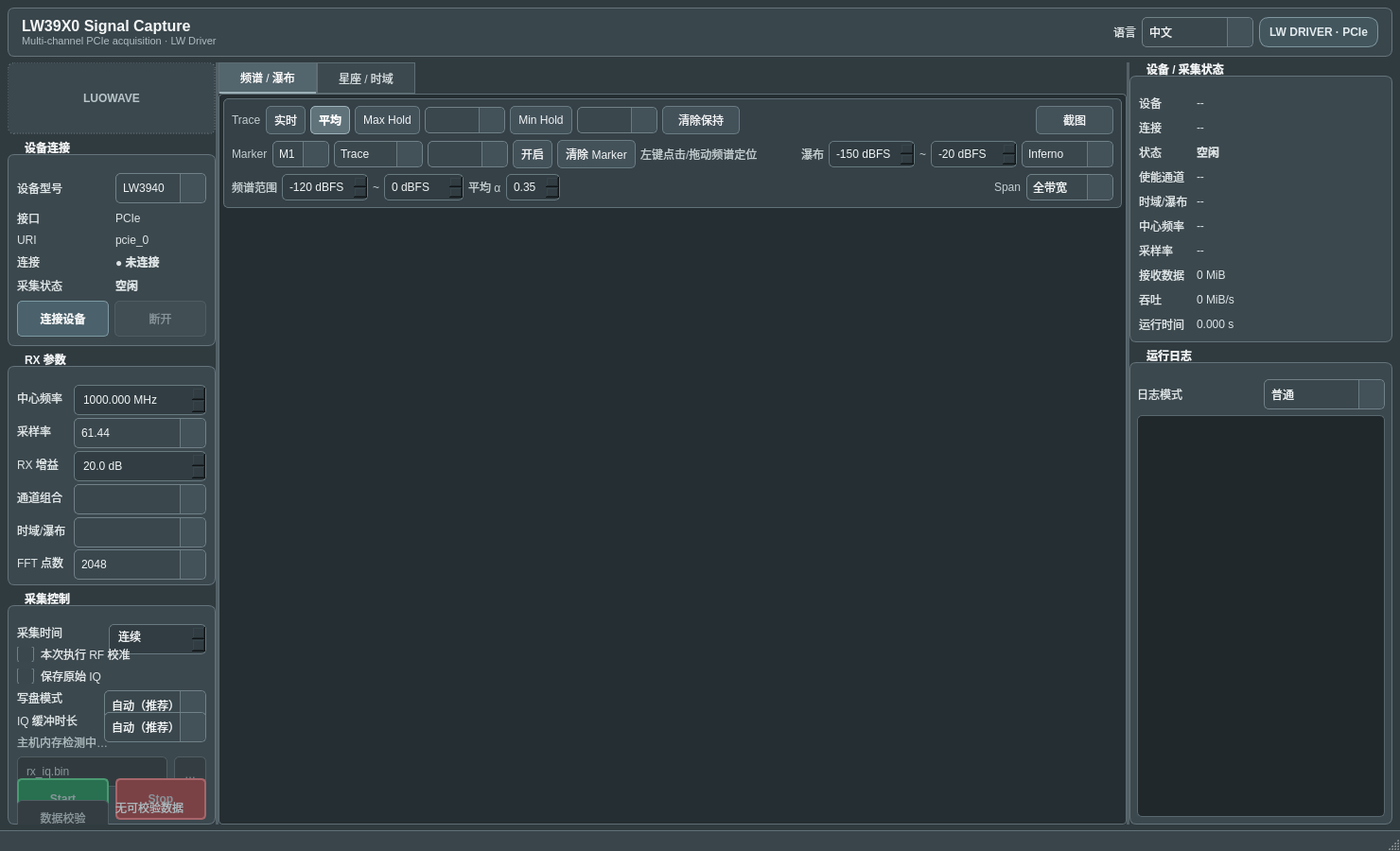
<?xml version="1.0" encoding="UTF-8"?>
<ui version="4.0">
 <class>MainWindow</class>
 <widget class="QMainWindow" name="MainWindow">
  <property name="geometry">
   <rect><x>0</x><y>0</y><width>1480</width><height>900</height></rect>
  </property>
  <property name="minimumSize"><size><width>860</width><height>500</height></size></property>
  <property name="windowTitle"><string>LW39X0 Signal Capture</string></property>
  <property name="styleSheet">
   <string notr="true">QMainWindow, QWidget#centralWidget {
    background:#303B40;
    color:#E7ECEE;
    font:10pt "Microsoft YaHei UI","Noto Sans CJK SC",sans-serif;
}
QFrame#topBar {
    background:#39464C;
    border:1px solid #66757B;
    border-radius:7px;
}
QLabel#appTitleLabel {
    color:#F5F7F7;
    font-size:16px;
    font-weight:700;
}
QLabel#appSubTitleLabel { color:#AEBBC0; font-size:11px; }
QLabel#driverBadgeLabel {
    background:#43565E;
    border:1px solid #7F969F;
    border-radius:10px;
    color:#E2EAED;
    padding:3px 10px;
    font-weight:700;
}
QWidget#leftPanel, QWidget#rightPanel { background:#303B40; }
QGroupBox {
    background:#3B484E;
    border:1px solid #64747A;
    border-radius:7px;
    margin-top:14px;
    padding-top:10px;
    font-weight:600;
}
QGroupBox::title {
    subcontrol-origin:margin;
    subcontrol-position:top left;
    left:10px;
    padding:0 6px;
    color:#F0F3F4;
    background:#303B40;
}
QLabel { color:#DDE4E6; }
QLabel#connectionStatusValueLabel,
QLabel#statusValueLabel,
QLabel#captureStatusInfoValueLabel { font-weight:700; }
QLineEdit, QSpinBox, QDoubleSpinBox {
    background:#313D42;
    border:1px solid #687A80;
    border-radius:5px;
    min-height:28px;
    padding:1px 7px;
    color:#F0F4F5;
    selection-background-color:#647D87;
    selection-color:#FFFFFF;
}
QComboBox {
    background:#3A474D;
    border:1px solid #718188;
    border-radius:5px;
    min-height:28px;
    padding:1px 7px;
    color:#F0F4F5;
    selection-background-color:#60757D;
    selection-color:#FFFFFF;
}
QLineEdit:focus, QComboBox:focus, QSpinBox:focus, QDoubleSpinBox:focus {
    border:1px solid #9AB0B8;
}
QLineEdit:disabled, QComboBox:disabled, QSpinBox:disabled, QDoubleSpinBox:disabled {
    color:#88969B;
    background:#313B3F;
    border-color:#4F5D62;
}
QComboBox::drop-down {
    subcontrol-origin:padding;
    subcontrol-position:top right;
    width:26px;
    background:#435159;
    border-left:1px solid #687A80;
    border-top-right-radius:5px;
    border-bottom-right-radius:5px;
}
QComboBox QAbstractItemView {
    background:#3A474D;
    color:#F0F4F5;
    border:1px solid #708289;
    outline:0;
    selection-background-color:#596D75;
    selection-color:#FFFFFF;
}
QComboBox QAbstractItemView::item:disabled {
    color:#748287;
    background:#354045;
}
QPushButton {
    background:#46545A;
    border:1px solid #718288;
    border-radius:5px;
    min-height:30px;
    padding:3px 10px;
    color:#F0F3F4;
}
QPushButton:hover { background:#53636A; border-color:#91A3AA; }
QPushButton:pressed { background:#39464B; }
QPushButton:disabled { color:#879499; background:#343E42; border-color:#505E63; }
QPushButton#connectDeviceButton { background:#4B626C; border-color:#7E99A3; font-weight:700; }
QPushButton#connectDeviceButton:hover { background:#58737E; border-color:#9AB4BD; }
QPushButton#disconnectDeviceButton { background:#414E53; }
QPushButton#startButton { background:#28704F; border:2px solid #4A9A72; min-height:34px; font-weight:700; }
QPushButton#startButton:hover { background:#31845E; border-color:#65B68B; }
QPushButton#stopButton { background:#7B4246; border:2px solid #A7666B; min-height:34px; font-weight:700; }
QPushButton#stopButton:hover { background:#915056; border-color:#C17A80; }
QCheckBox { color:#E1E6E8; spacing:7px; }
QCheckBox::indicator {
    width:16px;
    height:16px;
    background:#3A474D;
    border:1px solid #718188;
    border-radius:3px;
}
QCheckBox::indicator:hover { border-color:#9AB0B8; background:#435159; }
QCheckBox::indicator:checked {
    background:#6F858E;
    border:2px solid #B5C4C9;
    image:url(:/ui/check_mark.png);
}
QCheckBox::indicator:disabled { background:#343E42; border-color:#505E63; }
QCheckBox::indicator:checked:disabled {
    background:#53636A;
    border:2px solid #879BA3;
    image:url(:/ui/check_mark.png);
}
QPlainTextEdit {
    background:#20282B;
    color:#C9E3D1;
    border:1px solid #59686E;
    border-radius:5px;
    font:9pt "DejaVu Sans Mono","Consolas",monospace;
    padding:4px;
}
QTabWidget::pane { border:1px solid #5E6E74; background:#252E32; border-radius:4px; }
QTabBar::tab { background:#3C494F; color:#D2DADD; padding:8px 22px; border:1px solid #5E6E74; }
QTabBar::tab:selected { background:#53656D; color:#FFFFFF; border-bottom:2px solid #9CB0B7; }
QSplitter::handle { background:#536167; }
QStatusBar { background:#39454A; color:#E5E9EA; border-top:1px solid #627178; }
QStatusBar::item { border:0px; }
QStatusBar QLabel { padding:0px 10px; color:#C2CCCF; }
QFrame#spectrumToolFrame {
    background:#354147;
    border:1px solid #607177;
    border-radius:5px;
}
QFrame#spectrumToolFrame QLabel { color:#C2CDD0; font-size:9pt; }
QFrame#spectrumToolFrame QPushButton {
    min-height:26px;
    padding:1px 8px;
    background:#435159;
    border:1px solid #6A7C83;
}
QFrame#spectrumToolFrame QPushButton:checked {
    background:#60737B;
    border-color:#9EB2BA;
    color:#FFFFFF;
    font-weight:700;
}
QPushButton#maxHoldButton:checked {
    background:#655238;
    border-color:#C99D58;
    color:#F0D3A4;
}
QPushButton#minHoldButton:checked {
    background:#5A485F;
    border-color:#AA83B2;
    color:#E1CBE5;
}
QPushButton#markerEnableButton:checked {
    background:#395F50;
    border-color:#70A58D;
    color:#D1E8DE;
}
QFrame#spectrumToolFrame QPushButton#clearHoldButton,
QFrame#spectrumToolFrame QPushButton#screenshotButton { min-width:64px; }
QFrame#spectrumToolFrame QDoubleSpinBox {
    min-height:26px;
    max-width:96px;
    padding:0px 5px;
}
QFrame#spectrumToolFrame QComboBox {
    min-height:26px;
    padding:0px 6px;
}
QLabel#markerHintLabel { color:#99A8AD; font-size:8pt; }
QToolTip { background:#2D383C; color:#F0F4F5; border:1px solid #708289; }
   </string>
  </property>
  <widget class="QWidget" name="centralWidget">
   <layout class="QVBoxLayout" name="centralLayout">
    <property name="spacing"><number>6</number></property>
    <property name="leftMargin"><number>8</number></property>
    <property name="topMargin"><number>8</number></property>
    <property name="rightMargin"><number>8</number></property>
    <property name="bottomMargin"><number>6</number></property>
    <item>
     <widget class="QFrame" name="topBar">
      <property name="minimumSize"><size><width>0</width><height>52</height></size></property>
      <property name="maximumSize"><size><width>16777215</width><height>52</height></size></property>
      <layout class="QHBoxLayout" name="topBarLayout">
       <property name="leftMargin"><number>14</number></property>
       <property name="rightMargin"><number>14</number></property>
       <item>
        <layout class="QVBoxLayout" name="titleLayout">
         <property name="spacing"><number>0</number></property>
         <item><widget class="QLabel" name="appTitleLabel"><property name="text"><string>LW39X0 Signal Capture</string></property></widget></item>
         <item><widget class="QLabel" name="appSubTitleLabel"><property name="text"><string>Multi-channel PCIe acquisition · LW Driver</string></property></widget></item>
        </layout>
       </item>
       <item><spacer name="topBarSpacer"><property name="orientation"><enum>Qt::Horizontal</enum></property><property name="sizeHint" stdset="0"><size><width>40</width><height>20</height></size></property></spacer></item>
       <item><widget class="QLabel" name="languageLabel"><property name="text"><string>语言</string></property></widget></item>
       <item><widget class="QComboBox" name="languageComboBox">
        <property name="minimumSize"><size><width>118</width><height>0</height></size></property>
        <property name="maximumSize"><size><width>150</width><height>16777215</height></size></property>
        <item><property name="text"><string>中文</string></property></item>
        <item><property name="text"><string>English</string></property></item>
        <item><property name="text"><string>Русский</string></property></item>
       </widget></item>
       <item><widget class="QLabel" name="driverBadgeLabel"><property name="text"><string>LW DRIVER · PCIe</string></property><property name="alignment"><set>Qt::AlignCenter</set></property></widget></item>
      </layout>
     </widget>
    </item>
    <item>
     <widget class="QSplitter" name="mainSplitter">
      <property name="orientation"><enum>Qt::Horizontal</enum></property>
      <property name="handleWidth"><number>3</number></property>
      <widget class="QWidget" name="leftPanel">
       <property name="minimumSize"><size><width>220</width><height>0</height></size></property>
       <property name="maximumSize"><size><width>380</width><height>16777215</height></size></property>
       <layout class="QVBoxLayout" name="leftLayout">
        <property name="spacing"><number>7</number></property>
        <property name="leftMargin"><number>0</number></property>
        <property name="topMargin"><number>0</number></property>
        <property name="rightMargin"><number>0</number></property>
        <property name="bottomMargin"><number>0</number></property>
        <item>
         <widget class="QLabel" name="companyLogoLabel">
          <property name="minimumSize"><size><width>0</width><height>76</height></size></property>
          <property name="maximumSize"><size><width>16777215</width><height>76</height></size></property>
          <property name="styleSheet"><string notr="true">background:#3B484E;border:1px dashed #64747A;border-radius:7px;color:#B9C5C9;font-weight:700;</string></property>
          <property name="text"><string>LUOWAVE</string></property>
          <property name="alignment"><set>Qt::AlignCenter</set></property>
         </widget>
        </item>
        <item>
         <widget class="QGroupBox" name="deviceGroupBox">
          <property name="title"><string>设备连接</string></property>
          <layout class="QGridLayout" name="deviceGrid">
           <property name="horizontalSpacing"><number>8</number></property>
           <property name="verticalSpacing"><number>7</number></property>
           <item row="0" column="0"><widget class="QLabel" name="modelLabel"><property name="text"><string>设备型号</string></property></widget></item>
           <item row="0" column="1"><widget class="QComboBox" name="modelComboBox"><property name="currentIndex"><number>1</number></property><item><property name="text"><string>LW3920</string></property></item><item><property name="text"><string>LW3940</string></property></item><item><property name="text"><string>LW3980</string></property></item></widget></item>
           <item row="1" column="0"><widget class="QLabel" name="interfaceLabel"><property name="text"><string>接口</string></property></widget></item>
           <item row="1" column="1"><widget class="QLabel" name="interfaceValueLabel"><property name="text"><string>PCIe</string></property></widget></item>
           <item row="2" column="0"><widget class="QLabel" name="uriLabel"><property name="text"><string>URI</string></property></widget></item>
           <item row="2" column="1"><widget class="QLabel" name="uriValueLabel"><property name="text"><string>pcie_0</string></property></widget></item>
           <item row="3" column="0"><widget class="QLabel" name="connectionLabel"><property name="text"><string>连接</string></property></widget></item>
           <item row="3" column="1"><widget class="QLabel" name="connectionStatusValueLabel"><property name="text"><string>● 未连接</string></property></widget></item>
           <item row="4" column="0"><widget class="QLabel" name="statusLabel"><property name="text"><string>采集状态</string></property></widget></item>
           <item row="4" column="1"><widget class="QLabel" name="statusValueLabel"><property name="text"><string>空闲</string></property></widget></item>
           <item row="5" column="0" colspan="2">
            <layout class="QHBoxLayout" name="deviceButtonsLayout">
             <property name="spacing"><number>6</number></property>
             <item><widget class="QPushButton" name="connectDeviceButton"><property name="text"><string>连接设备</string></property><property name="toolTip"><string>选择当前设备型号并进入就绪状态；为避免额外 make/destroy 影响 PCIe 状态，真正的 Driver context 在 Start 时创建。</string></property></widget></item>
             <item><widget class="QPushButton" name="disconnectDeviceButton"><property name="enabled"><bool>false</bool></property><property name="text"><string>断开</string></property></widget></item>
            </layout>
           </item>
          </layout>
         </widget>
        </item>
        <item>
         <widget class="QGroupBox" name="rxGroupBox">
          <property name="title"><string>RX 参数</string></property>
          <layout class="QFormLayout" name="rxForm">
           <property name="horizontalSpacing"><number>8</number></property>
           <property name="verticalSpacing"><number>7</number></property>
           <item row="0" column="0"><widget class="QLabel" name="freqLabel"><property name="text"><string>中心频率</string></property></widget></item>
           <item row="0" column="1"><widget class="QDoubleSpinBox" name="centerFrequencySpinBox"><property name="decimals"><number>3</number></property><property name="minimum"><double>60.000000000000000</double></property><property name="maximum"><double>6000.000000000000000</double></property><property name="value"><double>1000.000000000000000</double></property><property name="suffix"><string> MHz</string></property></widget></item>
           <item row="1" column="0"><widget class="QLabel" name="rateLabel"><property name="text"><string>采样率</string></property></widget></item>
           <item row="1" column="1"><widget class="QComboBox" name="sampleRateComboBox"><property name="currentIndex"><number>2</number></property><item><property name="text"><string>245.76</string></property></item><item><property name="text"><string>122.88</string></property></item><item><property name="text"><string>61.44</string></property></item><item><property name="text"><string>30.72</string></property></item><item><property name="text"><string>15.36</string></property></item><item><property name="text"><string>7.68</string></property></item><item><property name="text"><string>3.84</string></property></item><item><property name="text"><string>1.92</string></property></item><item><property name="text"><string>0.96</string></property></item></widget></item>
           <item row="2" column="0"><widget class="QLabel" name="gainLabel"><property name="text"><string>RX 增益</string></property></widget></item>
           <item row="2" column="1"><widget class="QDoubleSpinBox" name="gainSpinBox"><property name="decimals"><number>1</number></property><property name="maximum"><double>54.000000000000000</double></property><property name="value"><double>20.000000000000000</double></property><property name="suffix"><string> dB</string></property></widget></item>
           <item row="3" column="0"><widget class="QLabel" name="channelsLabel"><property name="text"><string>通道组合</string></property></widget></item>
           <item row="3" column="1"><widget class="QComboBox" name="channelModeComboBox"/></item>
           <item row="4" column="0"><widget class="QLabel" name="displayLabel"><property name="text"><string>时域/瀑布</string></property><property name="toolTip"><string>频谱始终同时显示全部使能通道；此处只选择时域和瀑布显示通道。</string></property></widget></item>
           <item row="4" column="1"><widget class="QComboBox" name="displayChannelComboBox"><property name="toolTip"><string>频谱始终同时显示全部使能通道；此处只选择时域和瀑布显示通道。</string></property></widget></item>
           <item row="5" column="0"><widget class="QLabel" name="fftLabel"><property name="text"><string>FFT 点数</string></property></widget></item>
           <item row="5" column="1"><widget class="QComboBox" name="fftSizeComboBox"><property name="currentIndex"><number>1</number></property><item><property name="text"><string>1024</string></property></item><item><property name="text"><string>2048</string></property></item></widget></item>
          </layout>
         </widget>
        </item>
        <item>
         <widget class="QGroupBox" name="captureGroupBox">
          <property name="title"><string>采集控制</string></property>
          <layout class="QVBoxLayout" name="captureLayout">
           <property name="spacing"><number>7</number></property>
           <item>
            <layout class="QHBoxLayout" name="captureDurationLayout">
             <property name="spacing"><number>6</number></property>
             <item><widget class="QLabel" name="captureDurationLabel"><property name="text"><string>采集时间</string></property><property name="toolTip"><string>0 表示连续采集；设置为正数后，从 RX 真正启动成功开始计时，到时自动安全停止。</string></property></widget></item>
             <item><widget class="QDoubleSpinBox" name="captureDurationSpinBox">
              <property name="toolTip"><string>0 = 连续采集；正数 = 定时采集。定时结束时自动执行安全停止、设备释放和 IQ 缓存收尾。</string></property>
              <property name="decimals"><number>3</number></property>
              <property name="minimum"><double>0.000000000000000</double></property>
              <property name="maximum"><double>86400.000000000000000</double></property>
              <property name="singleStep"><double>1.000000000000000</double></property>
              <property name="value"><double>0.000000000000000</double></property>
              <property name="specialValueText"><string>连续</string></property>
              <property name="suffix"><string> s</string></property>
             </widget></item>
            </layout>
           </item>
           <item><widget class="QCheckBox" name="calibrationCheckBox"><property name="text"><string>本次执行 RF 校准</string></property><property name="toolTip"><string>仅在本次 Start 前对已使能 Zone 执行校准。校准可能耗时较长；不需要时保持关闭。</string></property></widget></item>
           <item><widget class="QCheckBox" name="saveIqCheckBox"><property name="text"><string>保存原始 IQ</string></property><property name="toolTip"><string>勾选后保存连续原始复数 int16 IQ；采集中保持勾选状态以明确显示保存已启用。</string></property></widget></item>
           <item>
            <layout class="QHBoxLayout" name="storageModeLayout">
             <property name="spacing"><number>6</number></property>
             <item><widget class="QLabel" name="storageModeLabel"><property name="text"><string>写盘模式</string></property></widget></item>
             <item><widget class="QComboBox" name="storageModeComboBox"><property name="toolTip"><string>自动模式优先使用与官方 recv_demo 更接近的 buffered 顺序写入；Direct I/O 仅建议在已验证磁盘上使用。</string></property>
              <item><property name="text"><string>自动（推荐）</string></property></item>
              <item><property name="text"><string>Buffered</string></property></item>
              <item><property name="text"><string>Direct I/O</string></property></item>
             </widget></item>
            </layout>
           </item>
           <item>
            <layout class="QHBoxLayout" name="iqBufferLayout">
             <property name="spacing"><number>6</number></property>
             <item><widget class="QLabel" name="iqBufferLabel"><property name="text"><string>IQ 缓冲时长</string></property></widget></item>
             <item><widget class="QComboBox" name="iqBufferComboBox"><property name="toolTip"><string>用于吸收短时存储抖动的应用层 RAM 缓存。按时间选择，实际字节数由当前通道数和采样率计算。</string></property>
              <item><property name="text"><string>自动（推荐）</string></property></item>
              <item><property name="text"><string>0.25 s</string></property></item>
              <item><property name="text"><string>0.50 s</string></property></item>
              <item><property name="text"><string>1.00 s</string></property></item>
              <item><property name="text"><string>2.00 s</string></property></item>
             </widget></item>
            </layout>
           </item>
           <item><widget class="QLabel" name="iqBufferStatusLabel"><property name="text"><string>主机内存检测中…</string></property><property name="wordWrap"><bool>true</bool></property><property name="styleSheet"><string notr="true">color:#AAB8BC;font-size:9pt;</string></property></widget></item>
           <item>
            <layout class="QHBoxLayout" name="fileLayout">
             <item><widget class="QLineEdit" name="filePathEdit"><property name="enabled"><bool>false</bool></property><property name="text"><string>rx_iq.bin</string></property></widget></item>
             <item><widget class="QPushButton" name="browseButton"><property name="enabled"><bool>false</bool></property><property name="text"><string>…</string></property><property name="maximumSize"><size><width>38</width><height>16777215</height></size></property></widget></item>
            </layout>
           </item>
           <item>
            <layout class="QHBoxLayout" name="buttonsLayout">
             <property name="spacing"><number>7</number></property>
             <item><widget class="QPushButton" name="startButton"><property name="enabled"><bool>false</bool></property><property name="text"><string>Start</string></property></widget></item>
             <item><widget class="QPushButton" name="stopButton"><property name="enabled"><bool>false</bool></property><property name="text"><string>Stop</string></property></widget></item>
            </layout>
           </item>
           <item>
            <layout class="QHBoxLayout" name="validationLayout">
             <property name="spacing"><number>7</number></property>
             <item><widget class="QPushButton" name="validateDataButton"><property name="enabled"><bool>false</bool></property><property name="text"><string>数据校验</string></property><property name="toolTip"><string>停止采集后，对上一次保存的 IQ 文件进行离线校验。采集中不可用。</string></property></widget></item>
             <item><widget class="QLabel" name="validationStatusLabel"><property name="text"><string>无可校验数据</string></property><property name="wordWrap"><bool>true</bool></property><property name="styleSheet"><string notr="true">color:#AAB8BC;font-size:9pt;</string></property></widget></item>
            </layout>
           </item>
          </layout>
         </widget>
        </item>
        <item><spacer name="leftSpacer"><property name="orientation"><enum>Qt::Vertical</enum></property><property name="sizeHint" stdset="0"><size><width>20</width><height>40</height></size></property></spacer></item>
       </layout>
      </widget>
      <widget class="QWidget" name="centerPanel">
       <property name="minimumSize"><size><width>360</width><height>0</height></size></property>
       <layout class="QVBoxLayout" name="centerLayout">
        <property name="leftMargin"><number>0</number></property><property name="topMargin"><number>0</number></property><property name="rightMargin"><number>0</number></property><property name="bottomMargin"><number>0</number></property>
        <item>
         <widget class="QTabWidget" name="displayTabs">
          <property name="currentIndex"><number>0</number></property>
          <widget class="QWidget" name="spectrumTab">
           <attribute name="title"><string>频谱 / 瀑布</string></attribute>
           <layout class="QVBoxLayout" name="spectrumTabLayout">
            <property name="spacing"><number>3</number></property><property name="leftMargin"><number>4</number></property><property name="topMargin"><number>4</number></property><property name="rightMargin"><number>4</number></property><property name="bottomMargin"><number>4</number></property>
            <item>
             <widget class="QFrame" name="spectrumToolFrame">
              <property name="minimumSize"><size><width>0</width><height>116</height></size></property>
              <property name="maximumSize"><size><width>16777215</width><height>116</height></size></property>
              <property name="frameShape"><enum>QFrame::NoFrame</enum></property>
              <layout class="QVBoxLayout" name="spectrumToolLayout">
               <property name="spacing"><number>3</number></property>
               <property name="leftMargin"><number>8</number></property>
               <property name="topMargin"><number>4</number></property>
               <property name="rightMargin"><number>8</number></property>
               <property name="bottomMargin"><number>4</number></property>
               <item>
                <layout class="QHBoxLayout" name="traceRowLayout">
                 <property name="spacing"><number>5</number></property>
                 <item><widget class="QLabel" name="traceModeLabel"><property name="text"><string>Trace</string></property></widget></item>
                 <item><widget class="QPushButton" name="realTimeButton"><property name="text"><string>实时</string></property><property name="checkable"><bool>true</bool></property></widget></item>
                 <item><widget class="QPushButton" name="averageButton"><property name="text"><string>平均</string></property><property name="checkable"><bool>true</bool></property><property name="checked"><bool>true</bool></property></widget></item>
                 <item><widget class="QPushButton" name="maxHoldButton"><property name="text"><string>Max Hold</string></property><property name="checkable"><bool>true</bool></property></widget></item>
                 <item><widget class="QComboBox" name="maxHoldChannelComboBox"><property name="minimumSize"><size><width>62</width><height>0</height></size></property></widget></item>
                 <item><widget class="QPushButton" name="minHoldButton"><property name="text"><string>Min Hold</string></property><property name="checkable"><bool>true</bool></property></widget></item>
                 <item><widget class="QComboBox" name="minHoldChannelComboBox"><property name="minimumSize"><size><width>62</width><height>0</height></size></property></widget></item>
                 <item><widget class="QPushButton" name="clearHoldButton"><property name="text"><string>清除保持</string></property></widget></item>
                 <item><spacer name="traceRowSpacer"><property name="orientation"><enum>Qt::Horizontal</enum></property><property name="sizeHint" stdset="0"><size><width>20</width><height>20</height></size></property></spacer></item>
                 <item><widget class="QPushButton" name="screenshotButton"><property name="text"><string>截图</string></property></widget></item>
                </layout>
               </item>
               <item>
                <layout class="QHBoxLayout" name="markerWaterfallRowLayout">
                 <property name="spacing"><number>5</number></property>
                 <item><widget class="QLabel" name="markerLabel"><property name="text"><string>Marker</string></property></widget></item>
                 <item><widget class="QComboBox" name="markerNumberComboBox"><property name="minimumSize"><size><width>58</width><height>0</height></size></property><item><property name="text"><string>M1</string></property></item><item><property name="text"><string>M2</string></property></item><item><property name="text"><string>M3</string></property></item><item><property name="text"><string>M4</string></property></item></widget></item>
                 <item><widget class="QComboBox" name="markerSourceComboBox"><property name="minimumSize"><size><width>86</width><height>0</height></size></property><item><property name="text"><string>Trace</string></property></item><item><property name="text"><string>Max Hold</string></property></item><item><property name="text"><string>Min Hold</string></property></item></widget></item>
                 <item><widget class="QComboBox" name="markerChannelComboBox"><property name="minimumSize"><size><width>62</width><height>0</height></size></property></widget></item>
                 <item><widget class="QPushButton" name="markerEnableButton"><property name="text"><string>开启</string></property><property name="checkable"><bool>true</bool></property></widget></item>
                 <item><widget class="QPushButton" name="clearMarkersButton"><property name="text"><string>清除 Marker</string></property></widget></item>
                 <item><widget class="QLabel" name="markerHintLabel"><property name="text"><string>左键点击/拖动频谱定位</string></property></widget></item>
                 <item><spacer name="markerRowSpacer"><property name="orientation"><enum>Qt::Horizontal</enum></property><property name="sizeHint" stdset="0"><size><width>20</width><height>20</height></size></property></spacer></item>
                 <item><widget class="QLabel" name="waterfallDbfsLabel"><property name="text"><string>瀑布</string></property></widget></item>
                 <item><widget class="QDoubleSpinBox" name="waterfallFloorSpinBox"><property name="minimum"><double>-180.000000000000000</double></property><property name="maximum"><double>-20.000000000000000</double></property><property name="singleStep"><double>5.000000000000000</double></property><property name="decimals"><number>0</number></property><property name="value"><double>-150.000000000000000</double></property><property name="suffix"><string> dBFS</string></property></widget></item>
                 <item><widget class="QLabel" name="waterfallRangeSeparatorLabel"><property name="text"><string>~</string></property><property name="alignment"><set>Qt::AlignCenter</set></property></widget></item>
                 <item><widget class="QDoubleSpinBox" name="waterfallCeilingSpinBox"><property name="minimum"><double>-120.000000000000000</double></property><property name="maximum"><double>20.000000000000000</double></property><property name="singleStep"><double>5.000000000000000</double></property><property name="decimals"><number>0</number></property><property name="value"><double>-20.000000000000000</double></property><property name="suffix"><string> dBFS</string></property></widget></item>
                 <item><widget class="QComboBox" name="waterfallPaletteComboBox"><property name="minimumSize"><size><width>88</width><height>0</height></size></property><item><property name="text"><string>Inferno</string></property></item><item><property name="text"><string>Jet</string></property></item><item><property name="text"><string>White Hot</string></property></item><item><property name="text"><string>Black Hot</string></property></item></widget></item>
                </layout>
               </item>
               <item>
                <layout class="QHBoxLayout" name="displayRangeRowLayout">
                 <property name="spacing"><number>5</number></property>
                 <item><widget class="QLabel" name="spectrumRangeLabel"><property name="text"><string>频谱范围</string></property></widget></item>
                 <item><widget class="QDoubleSpinBox" name="spectrumFloorSpinBox"><property name="minimum"><double>-180.000000000000000</double></property><property name="maximum"><double>-10.000000000000000</double></property><property name="singleStep"><double>5.000000000000000</double></property><property name="decimals"><number>0</number></property><property name="value"><double>-120.000000000000000</double></property><property name="suffix"><string> dBFS</string></property></widget></item>
                 <item><widget class="QLabel" name="spectrumRangeSeparatorLabel"><property name="text"><string>~</string></property><property name="alignment"><set>Qt::AlignCenter</set></property></widget></item>
                 <item><widget class="QDoubleSpinBox" name="spectrumCeilingSpinBox"><property name="minimum"><double>-80.000000000000000</double></property><property name="maximum"><double>20.000000000000000</double></property><property name="singleStep"><double>5.000000000000000</double></property><property name="decimals"><number>0</number></property><property name="value"><double>0.000000000000000</double></property><property name="suffix"><string> dBFS</string></property></widget></item>
                 <item><widget class="QLabel" name="averageAlphaLabel"><property name="text"><string>平均 α</string></property></widget></item>
                 <item><widget class="QDoubleSpinBox" name="averageAlphaSpinBox"><property name="minimum"><double>0.050000000000000</double></property><property name="maximum"><double>1.000000000000000</double></property><property name="singleStep"><double>0.050000000000000</double></property><property name="decimals"><number>2</number></property><property name="value"><double>0.350000000000000</double></property></widget></item>
                 <item><spacer name="displayRangeSpacer"><property name="orientation"><enum>Qt::Horizontal</enum></property><property name="sizeHint" stdset="0"><size><width>20</width><height>20</height></size></property></spacer></item>
                 <item><widget class="QLabel" name="spectrumSpanLabel"><property name="text"><string>Span</string></property></widget></item>
                 <item><widget class="QComboBox" name="spectrumSpanComboBox"><property name="minimumSize"><size><width>92</width><height>0</height></size></property><item><property name="text"><string>全带宽</string></property></item><item><property name="text"><string>1/2</string></property></item><item><property name="text"><string>1/4</string></property></item><item><property name="text"><string>1/10</string></property></item></widget></item>
                </layout>
               </item>
              </layout>
             </widget>
            </item>
            <item><widget class="QFrame" name="spectrumFrame"><property name="frameShape"><enum>QFrame::NoFrame</enum></property><layout class="QVBoxLayout" name="spectrumLayout"><property name="leftMargin"><number>0</number></property><property name="topMargin"><number>0</number></property><property name="rightMargin"><number>0</number></property><property name="bottomMargin"><number>0</number></property></layout></widget></item>
            <item><widget class="QFrame" name="waterfallFrame"><property name="frameShape"><enum>QFrame::NoFrame</enum></property><layout class="QVBoxLayout" name="waterfallLayout"><property name="leftMargin"><number>0</number></property><property name="topMargin"><number>0</number></property><property name="rightMargin"><number>0</number></property><property name="bottomMargin"><number>0</number></property></layout></widget></item>
           </layout>
          </widget>
          <widget class="QWidget" name="timeTab">
           <attribute name="title"><string>星座 / 时域</string></attribute>
           <layout class="QVBoxLayout" name="timeTabLayout">
            <property name="spacing"><number>4</number></property>
            <property name="leftMargin"><number>4</number></property><property name="topMargin"><number>4</number></property><property name="rightMargin"><number>4</number></property><property name="bottomMargin"><number>4</number></property>
            <item><widget class="QFrame" name="constellationFrame"><property name="frameShape"><enum>QFrame::NoFrame</enum></property><layout class="QVBoxLayout" name="constellationLayout"><property name="leftMargin"><number>0</number></property><property name="topMargin"><number>0</number></property><property name="rightMargin"><number>0</number></property><property name="bottomMargin"><number>0</number></property></layout></widget></item>
            <item><widget class="QFrame" name="timeFrame"><property name="frameShape"><enum>QFrame::NoFrame</enum></property><layout class="QVBoxLayout" name="timeLayout"><property name="leftMargin"><number>0</number></property><property name="topMargin"><number>0</number></property><property name="rightMargin"><number>0</number></property><property name="bottomMargin"><number>0</number></property></layout></widget></item>
           </layout>
          </widget>
         </widget>
        </item>
       </layout>
      </widget>
      <widget class="QWidget" name="rightPanel">
       <property name="minimumSize"><size><width>230</width><height>0</height></size></property>
       <property name="maximumSize"><size><width>390</width><height>16777215</height></size></property>
       <layout class="QVBoxLayout" name="rightLayout">
        <property name="spacing"><number>7</number></property><property name="leftMargin"><number>0</number></property><property name="topMargin"><number>0</number></property><property name="rightMargin"><number>0</number></property><property name="bottomMargin"><number>0</number></property>
        <item>
         <widget class="QGroupBox" name="infoGroupBox">
          <property name="title"><string>设备 / 采集状态</string></property>
          <layout class="QFormLayout" name="infoForm">
           <property name="horizontalSpacing"><number>9</number></property><property name="verticalSpacing"><number>8</number></property>
           <item row="0" column="0"><widget class="QLabel" name="deviceModelInfoLabel"><property name="text"><string>设备</string></property></widget></item><item row="0" column="1"><widget class="QLabel" name="deviceModelInfoValueLabel"><property name="text"><string>--</string></property></widget></item>
           <item row="1" column="0"><widget class="QLabel" name="connectionInfoLabel"><property name="text"><string>连接</string></property></widget></item><item row="1" column="1"><widget class="QLabel" name="connectionInfoValueLabel"><property name="text"><string>--</string></property></widget></item>
           <item row="2" column="0"><widget class="QLabel" name="captureStatusInfoLabel"><property name="text"><string>状态</string></property></widget></item><item row="2" column="1"><widget class="QLabel" name="captureStatusInfoValueLabel"><property name="text"><string>空闲</string></property></widget></item>
           <item row="3" column="0"><widget class="QLabel" name="activeChannelLabel"><property name="text"><string>使能通道</string></property></widget></item><item row="3" column="1"><widget class="QLabel" name="activeChannelValueLabel"><property name="text"><string>--</string></property><property name="wordWrap"><bool>true</bool></property></widget></item>
           <item row="4" column="0"><widget class="QLabel" name="displayChannelLabel"><property name="text"><string>时域/瀑布</string></property></widget></item><item row="4" column="1"><widget class="QLabel" name="displayChannelValueLabel"><property name="text"><string>--</string></property></widget></item>
           <item row="5" column="0"><widget class="QLabel" name="frequencyLabel"><property name="text"><string>中心频率</string></property></widget></item><item row="5" column="1"><widget class="QLabel" name="frequencyValueLabel"><property name="text"><string>--</string></property></widget></item>
           <item row="6" column="0"><widget class="QLabel" name="sampleRateInfoLabel"><property name="text"><string>采样率</string></property></widget></item><item row="6" column="1"><widget class="QLabel" name="sampleRateValueLabel"><property name="text"><string>--</string></property></widget></item>
           <item row="7" column="0"><widget class="QLabel" name="totalDataLabel"><property name="text"><string>接收数据</string></property></widget></item><item row="7" column="1"><widget class="QLabel" name="totalDataValueLabel"><property name="text"><string>0 MiB</string></property></widget></item>
           <item row="8" column="0"><widget class="QLabel" name="throughputLabel"><property name="text"><string>吞吐</string></property></widget></item><item row="8" column="1"><widget class="QLabel" name="throughputValueLabel"><property name="text"><string>0 MiB/s</string></property></widget></item>
           <item row="9" column="0"><widget class="QLabel" name="elapsedLabel"><property name="text"><string>运行时间</string></property></widget></item><item row="9" column="1"><widget class="QLabel" name="elapsedValueLabel"><property name="text"><string>0.000 s</string></property></widget></item>
          </layout>
         </widget>
        </item>
        <item>
         <widget class="QGroupBox" name="logGroupBox">
          <property name="title"><string>运行日志</string></property>
          <layout class="QVBoxLayout" name="logLayout">
           <property name="leftMargin"><number>7</number></property><property name="topMargin"><number>7</number></property><property name="rightMargin"><number>7</number></property><property name="bottomMargin"><number>7</number></property>
           <item>
            <layout class="QHBoxLayout" name="logModeLayout">
             <property name="spacing"><number>6</number></property>
             <item><widget class="QLabel" name="logModeLabel"><property name="text"><string>日志模式</string></property></widget></item>
             <item><widget class="QComboBox" name="logModeComboBox"><property name="toolTip"><string>普通模式仅显示关键事件且不保存日志文件；开发者模式显示并保存完整诊断信息。</string></property><item><property name="text"><string>普通</string></property></item><item><property name="text"><string>开发者</string></property></item></widget></item>
            </layout>
           </item>
           <item><widget class="QPlainTextEdit" name="logEdit"><property name="readOnly"><bool>true</bool></property><property name="maximumBlockCount"><number>800</number></property></widget></item>
          </layout>
         </widget>
        </item>
       </layout>
      </widget>
     </widget>
    </item>
   </layout>
  </widget>
  <widget class="QStatusBar" name="statusBar"/>
 </widget>
 <resources/>
 <connections/>
</ui>
